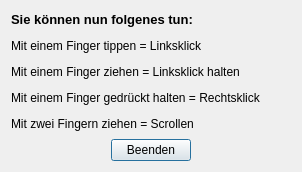
<?xml version="1.0" encoding="UTF-8"?>
<ui version="4.0">
 <class>CSimulationswindow</class>
 <widget class="QDialog" name="CSimulationswindow">
  <property name="geometry">
   <rect>
    <x>0</x>
    <y>0</y>
    <width>302</width>
    <height>172</height>
   </rect>
  </property>
  <property name="windowTitle">
   <string>Maussimulation</string>
  </property>
  <layout class="QVBoxLayout" name="verticalLayout">
   <item>
    <widget class="QLabel" name="label">
     <property name="text">
      <string>&lt;html&gt;&lt;head/&gt;&lt;body&gt;&lt;p&gt;&lt;span style=&quot; font-size:10pt; font-weight:600;&quot;&gt;Sie können nun folgenes tun:&lt;/span&gt;&lt;/p&gt;&lt;p&gt;Mit einem Finger tippen = Linksklick&lt;/p&gt;&lt;p&gt;Mit einem Finger ziehen = Linksklick halten &lt;/p&gt;&lt;p&gt;Mit einem Finger gedrückt halten = Rechtsklick&lt;/p&gt;&lt;p&gt;Mit zwei Fingern ziehen = Scrollen&lt;/p&gt;&lt;/body&gt;&lt;/html&gt;</string>
     </property>
    </widget>
   </item>
   <item>
    <layout class="QHBoxLayout" name="horizontalLayout">
     <item>
      <spacer name="horizontalSpacer_2">
       <property name="orientation">
        <enum>Qt::Horizontal</enum>
       </property>
       <property name="sizeHint" stdset="0">
        <size>
         <width>40</width>
         <height>20</height>
        </size>
       </property>
      </spacer>
     </item>
     <item>
      <widget class="QPushButton" name="buttonBeenden">
       <property name="text">
        <string>Beenden</string>
       </property>
      </widget>
     </item>
     <item>
      <spacer name="horizontalSpacer">
       <property name="orientation">
        <enum>Qt::Horizontal</enum>
       </property>
       <property name="sizeHint" stdset="0">
        <size>
         <width>40</width>
         <height>20</height>
        </size>
       </property>
      </spacer>
     </item>
    </layout>
   </item>
  </layout>
 </widget>
 <resources/>
 <connections/>
</ui>
